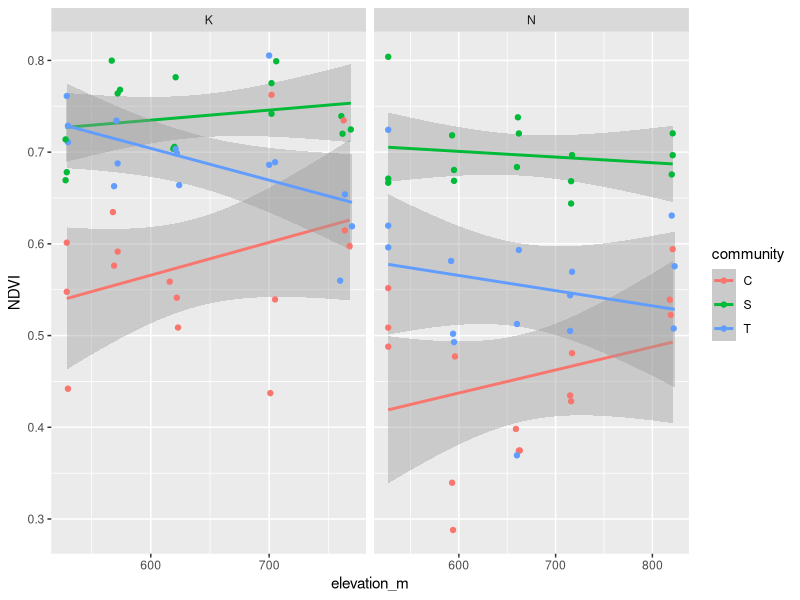
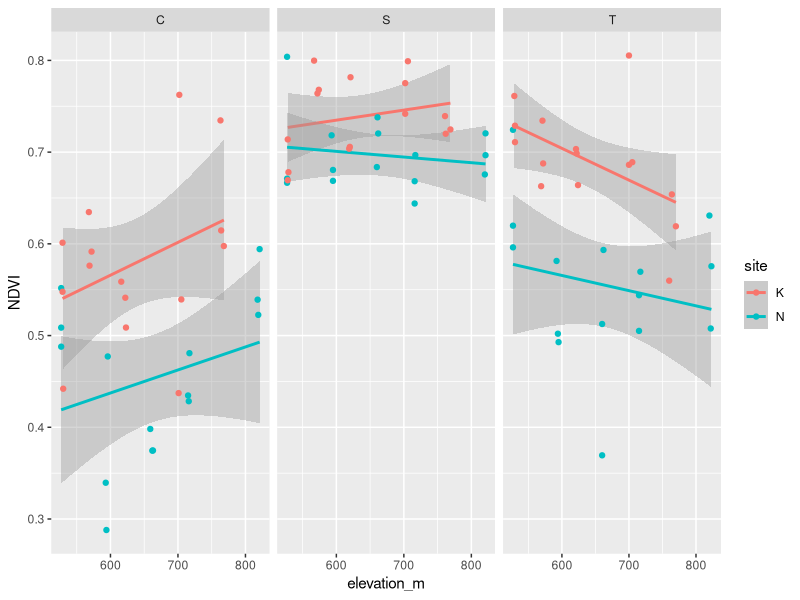
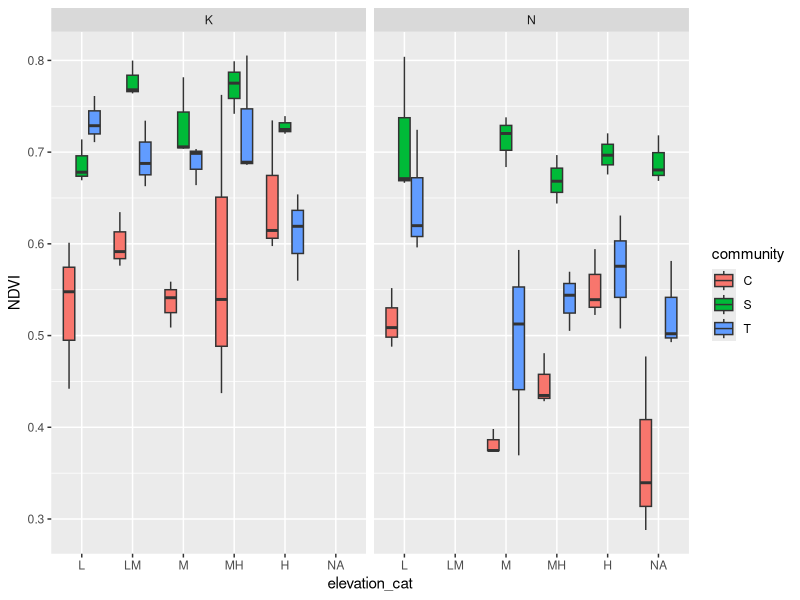
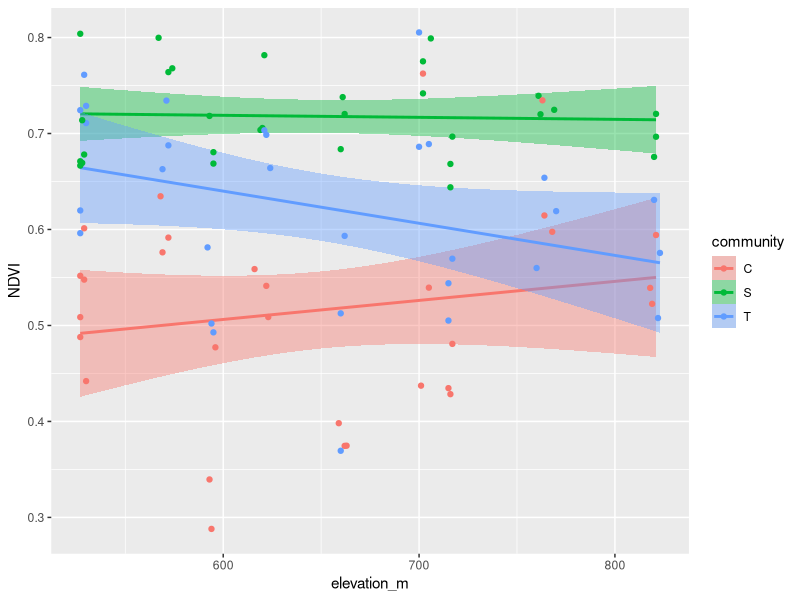
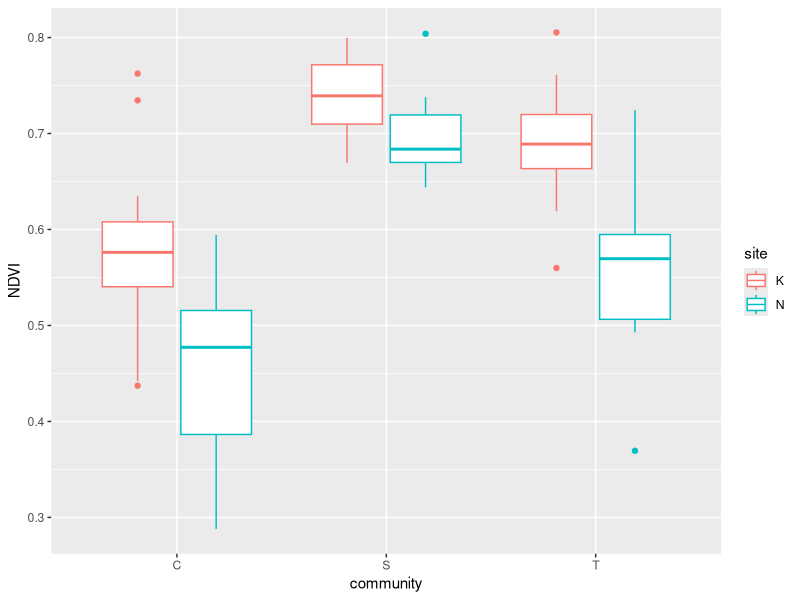
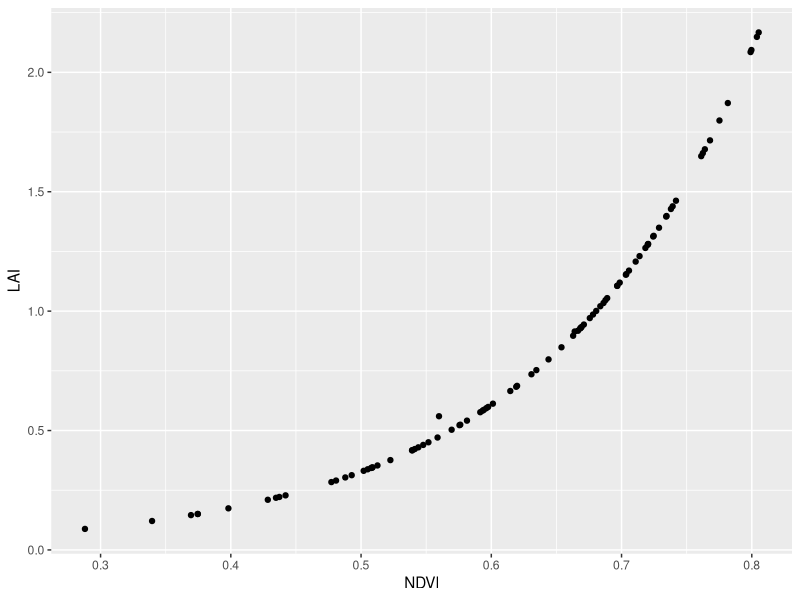
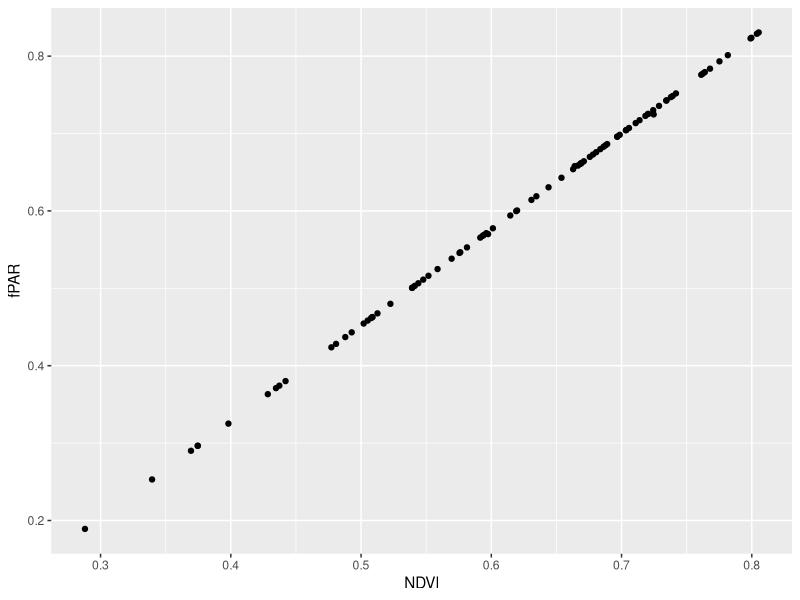
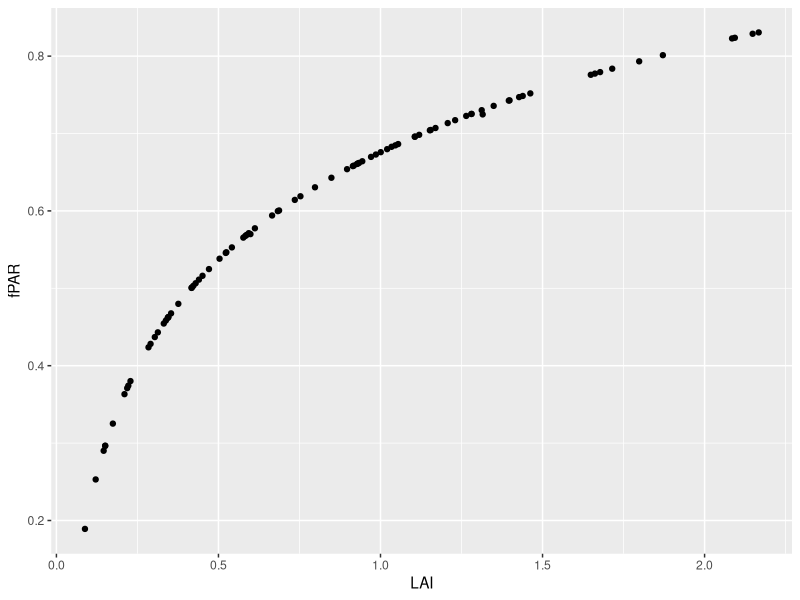

R code for these plots, in order:
## Statistics and Figures for Group 6 Arctic Ecosystems Project
## Emma Gemal

### Library ----
library(tidyverse)
library(vegan)

## Workflow 


### Data ----
sp.full <- read.csv("Data/sp_data.csv", header = T, strip.white = T)
plot.full <- read.csv("Data/plot_data.csv", header = T)

### Data Exploration ----
str(sp.full)
str(plot.full)

## Seeing if any names are inconsistent 
unique(sp.full$species_id)  
unique(plot.full$elevation_cat) 
unique(sp.full$community)   

unique(plot.full$community)
unique(plot.full$elevation_cat)
# looks good 


### Species Richness Calculation ----
sp.full <- sp.full %>% 
              group_by(site, elevation_cat, community, plot_nr) %>% 
              mutate(sp_richness = length(unique(species_id))) %>% 
              ungroup()

str(sp.full)

rich <- sp.full %>% 
          dplyr::select(site, elevation_cat, community, plot_nr, sp_richness) %>% 
          distinct()
rich
rich %>% 
  group_by(elevation_cat, site, community) %>%
  summarise(no_rows = length(elevation_cat))   # checking we have all the plots 


### Initial Plots ----
# combining with plot data
ndvi.rich <-full_join(plot.full, rich)
head(ndvi.rich)

# fixing the order of elevations to be accurate to the height (= for plotting)
ndvi.rich <- ndvi.rich %>% 
                mutate(elevation_cat = as.factor(elevation_cat)) %>% 
                mutate(elevation_cat = factor(elevation_cat, 
                                              levels = c("L", "LM", "M", "MH", "H")))
str(ndvi.rich)

# NDVI ~ elevation + community + precipitation   <-- will probably use this for the results
ggplot(ndvi.rich, aes(x = elevation_m, y = NDVI)) +
  stat_smooth(method = "lm", aes(color = community)) +
  geom_point(aes(color = community)) +
  facet_wrap(~site, scales = "free_x")

# NDVI ~ elevation + community + precipitation   
ggplot(ndvi.rich, aes(x = elevation_m, y = NDVI)) +
  stat_smooth(method = "lm", aes(color = site)) +
  geom_point(aes(color = site)) +
  facet_wrap(~community, scales = "free_x")

# NDVI ~ community + elevation (cat) + site
ggplot(ndvi.rich, aes(x = elevation_cat, y = NDVI)) +
  geom_boxplot(aes(fill = community)) +
  facet_wrap(~site)

# NDVI ~ elevation + community (cont)
ggplot(ndvi.rich, aes(x = elevation_m, y = NDVI)) +
  stat_smooth(method = "lm", aes(color = community, fill = community)) +
  geom_point(aes(color = community))


# NDVI ~ precipitation + community  
ggplot(ndvi.rich, aes(x = community, y = NDVI)) +
  geom_boxplot(aes(color = site ))

## To see if they correlate well 
  # NDVI ~ LAI
ggplot(ndvi.rich, aes(x = NDVI, y = LAI)) +   # they do, sexy 
  geom_point()
  # NDVI ~ fPAR
ggplot(ndvi.rich, aes(x = NDVI, y = fPAR)) +
  geom_point()
  # LAI ~ fPAR
ggplot(ndvi.rich, aes(x = LAI, y = fPAR)) +
  geom_point()


# NDVI ~ richness + site   <-- could use this for results, but not shown for each sp.
ggplot(ndvi.rich, aes(x = sp_richness, y = NDVI)) +
  stat_smooth(method = "lm") + 
  geom_point(aes(color = community)) + 
  facet_wrap(~site, scales = "free_x")

# NDVI ~ richness + site + community   <-- useful for results
ggplot(ndvi.rich, aes(x = sp_richness, y = NDVI)) +
  stat_smooth(method = "lm", aes(color = community)) + 
  geom_point(aes(color = community)) + 
  facet_wrap(~site, scales = "free_x")

# NDVI ~ height + community + site
ggplot(ndvi.rich, aes(x = avg_height, y = NDVI)) +
  stat_smooth(method = "lm", aes(color = site)) + 
  geom_point(aes(color = site)) +
  facet_wrap(~community, scales = "free_x")


### Moss:Lichen Ratio ----
## Looking at ratio of moss to lichen in cryptogram plots 
crypto <- sp.full %>% 
            filter(sp_group == "lichen" | sp_group == "moss and liverwort") %>% 
            filter(coverage > 0)

crypto <- crypto %>% 
            dplyr::select(site, elevation_cat, community, plot_nr, sp_group, coverage) %>% 
            pivot_wider(names_from = sp_group, values_from = coverage) 

crypto <- crypto %>%  
            mutate(lichen = replace_na(lichen, 0)) %>% 
            mutate(`moss and liverwort` = replace_na(`moss and liverwort`, 0)) %>% 
            mutate(moss_liverwort = `moss and liverwort`) %>% 
            dplyr::select(!`moss and liverwort`)

# calculating the ratio (normalized)
crypto <- crypto %>%  
            mutate(ratio = (moss_liverwort-lichen)/(moss_liverwort+lichen))  
    # -1 = more lichen, +1 = more moss 

# adding back NDVI
crypto <- left_join(crypto, plot.full, by = c("site", "elevation_cat", "community", "plot_nr")) 
crypto <- crypto %>% 
            dplyr::select(site, elevation_cat, elevation_m, community, plot_nr, ratio, NDVI) %>% 
            filter(community == "C")  # only interested in this community 


# plotting 
ggplot(crypto, aes(x = site, y = ratio)) + 
  geom_boxplot()  # seems to be similar, but slightly higher ratio in K than N (more moss)

ggplot(crypto, aes(x = ratio, y = NDVI)) +
  stat_smooth(method = "lm") +
  geom_point() +
  facet_wrap(~site)  # higher NDVI in K, more plots with moss dominance in K than in N 

# calculating average ratio
  # by site only
crypto_sum <- crypto %>% 
                group_by(site) %>% 
                summarize(avg_ratio = mean(ratio))

ggplot(crypto_sum, aes(x = site, y = avg_ratio)) + 
  geom_point()

  # by elevation and site 
crypto_sum2 <- crypto %>% 
                  group_by(site, elevation_cat) %>% 
                  summarize(avg_ratio = mean(ratio))

ggplot(crypto_sum2, aes(x = site, y = avg_ratio)) + 
  geom_jitter(width = 0.1)




### Statistical Analysis ----
## Moss:Lichen Ratio -
shapiro.test(crypto$ratio)   # not normal itself 
t.test(ratio ~ site, data = crypto)  # not a significant difference though between sites 

shapiro.test(resid(lm(ratio ~ site*elevation_m, data = crypto)))  # normal residuals 
summary(lm(ratio ~ elevation_m*site, data = crypto))  # no significant differences 





